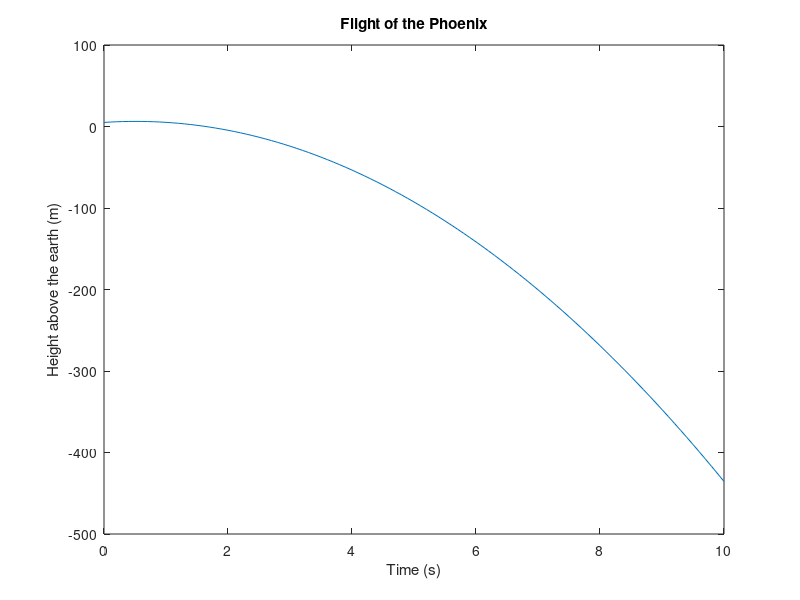

MATLAB code for this plot:
% gravity - Calculate height and velocity of a ball under Earth's gravity
%
% Purpose
%	Calculate the height and velocity of a ball near the Earth as a function of time with a specified initial position
%	and velocity. 
%
% Data dictionary
%	y0: initial height above the earth (m)
%	y: height above the earth at time t (m)
%	v0: velocity of the ball (m/s - positive upward)
% 	v: velocity of the ball at time t (m/s - positive upward)
%	g: (constant) acceleration of gravity (m/s^2)
%	t: time (s)

% Acceleration due to gravity is constant (no air resistance)
g = -9.81;

% Get initial height...
y0 = input('Enter the initial height of the ball (m): ');

% ...and the initial velocity
v0 = input('Enter the initial velocity of the ball (m/s - positive upward): ');

% 10 seconds of flight
t = 0:0.1:10;

% Velocity as a function of time
v = g * t + v0;

% Height as a function of time
y = (1 / 2) * g * t .^ 2 + v0 * t + y0;

% Plot the curve:
plot(t, y);
title('Flight of the Phoenix');
xlabel('Time (s)');
ylabel('Height above the earth (m)');

